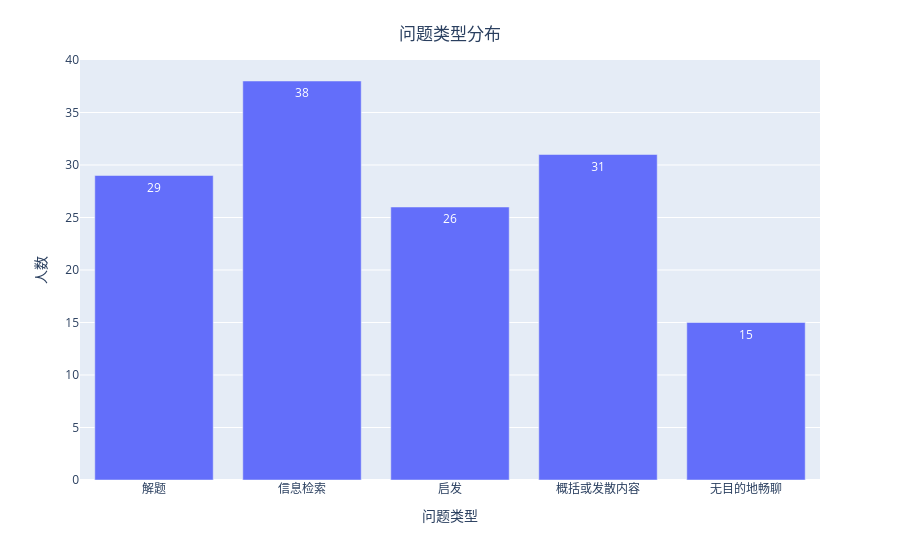

The code cell stored with this chart in its notebook:
### Code cell
x = ["解题", "信息检索", "启发", "概括或发散内容", "无目的地畅聊"]
y = []
for i in x:
    y.append(use_data[i].sum())
fig = px.bar(x=x, y=y, labels={"x": "问题类型", "y": "人数"}, text_auto=True)
fig.update_layout(title={
    "text": "问题类型分布",
    "xanchor": "center",
    "yanchor": "top",
    "x": 0.5,
    "y": 0.95,
})
fig.show()

### Figure 1 — Plotly figure (JSON) as saved in the notebook; plotly's stock layout.template omitted (floating-point values rounded to 4 significant figures)
{"data": [{"alignmentgroup": "True", "hovertemplate": "问题类型=%{x}<br>人数=%{y}<extra></extra>", "legendgroup": "", "marker": {"color": "#636efa", "pattern": {"shape": ""}}, "name": "", "offsetgroup": "", "orientation": "v", "showlegend": false, "textposition": "auto", "texttemplate": "%{y}", "x": ["解题", "信息检索", "启发", "概括或发散内容", "无目的地畅聊"], "xaxis": "x", "y": [29, 38, 26, 31, 15], "yaxis": "y", "type": "bar"}], "layout": {"xaxis": {"anchor": "y", "domain": [0.0, 1.0], "title": {"text": "问题类型"}}, "yaxis": {"anchor": "x", "domain": [0.0, 1.0], "title": {"text": "人数"}}, "legend": {"tracegroupgap": 0}, "margin": {"t": 60}, "barmode": "relative", "title": {"text": "问题类型分布", "xanchor": "center", "yanchor": "top", "x": 0.5, "y": 0.95}}}
